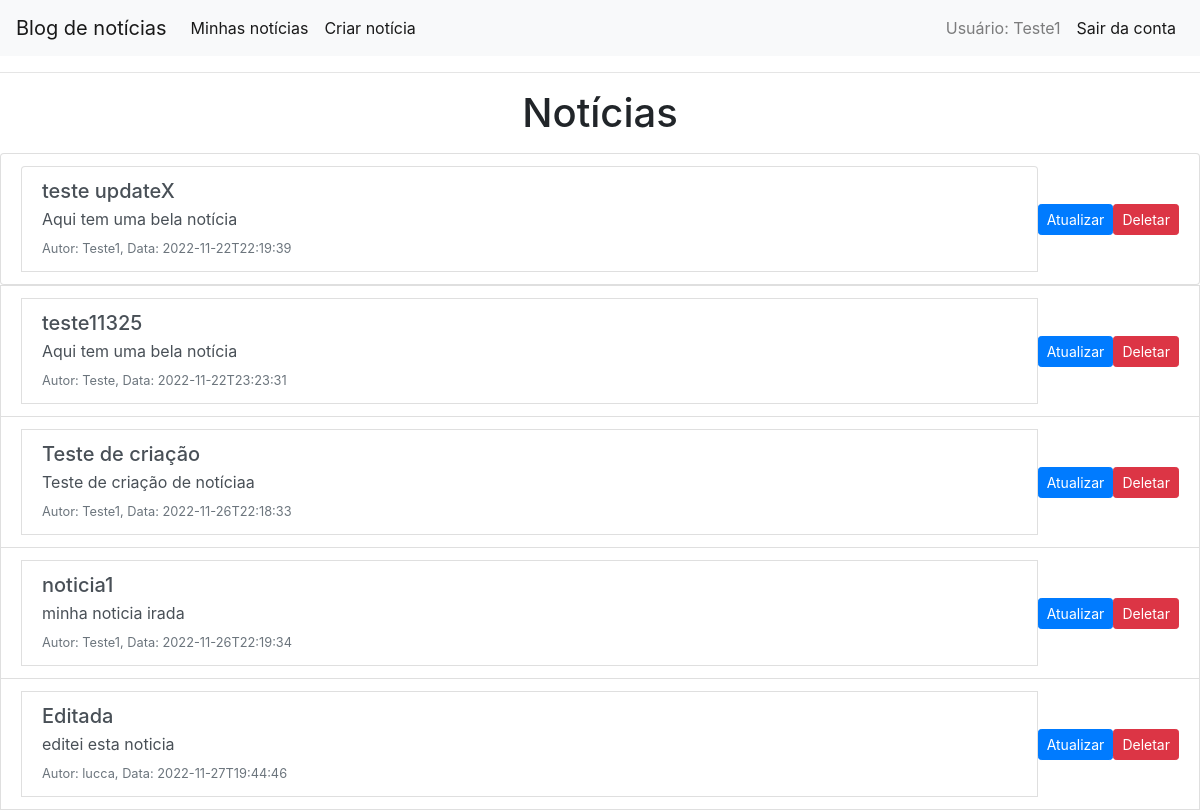
The app's page /home/ (signed in) with its own data.
### Blog/models.py (models this page shows, shortened)
class User(AbstractBaseUser):
    email = models.EmailField(max_length=255, null=True, blank=False, unique=True)
    name = models.CharField(max_length=255, null=True, blank=True)
    is_admin = models.BooleanField(default=False)
    is_active = models.BooleanField(default=True)
    created_at = models.DateTimeField(auto_now_add=True)
    updated_at = models.DateTimeField(auto_now=True)
    objects = UserManager()
    USERNAME_FIELD = 'email'

class News(models.Model):
    user = models.ForeignKey(User, on_delete=models.CASCADE, blank=False, null=False)
    title = models.CharField(max_length=255, null=False, blank=False)
    message = models.TextField(null=False, blank=False)
    created_at = models.DateTimeField(auto_now_add=True)
    updated_at = models.DateTimeField(auto_now=True)

### Blog/views.py (the view)
# urls.py: path('home/', ListAllNews.as_view(), name='home'),
class ListAllNews(View):
    def get(self, request, *args, **kwargs):
        news = News.objects.all()
        news_serializer_array = NewsSerializer(news, many=True).data
        for news_serializer in news_serializer_array:
            if 'user' in news_serializer and news_serializer['user'] != None:
                try:
                    user = User.objects.get(pk=news_serializer['user'])
                    news_serializer['user'] = UserSerializer(user).data
                except:
                    news_serializer['user'] = None
        context = {'news': news_serializer_array, }
        return render(request,'Blog/listNews.html', context)

### Blog/templates/Blog/listNews.html (shortened to what this page needs)
{% load static %}
<!DOCTYPE html>
<html>
<head>
  <link rel="stylesheet" href="{% static 'myapp/css/style.css' %}">
</head>
<body>
  {% include 'Blog/links.html' %}
<div class="row" style="justify-content: center">
    <h1>Notícias</h1>
</div>
<div class="row" style="justify-content: center">
</div>
<div>
  <ul class="list-group">
  {% for nw in news %}
    <li class="list-group-item d-flex justify-content-between align-items-center">
       <div class="list-group-item list-group-item-action flex-column align-items-start">
        <div class="d-flex w-100 justify-content-between">
          <h5 class="mb-1">{{nw.title}}</h5>
         </div>
        <p class="mb-1">{{nw.message}}</p>
        <small class="text-muted">Autor: {{nw.user.name}}, Data: {{nw.created_at}}</small>
        </div>
      <a href="{% url 'updateNews' pk=nw.id %}" class="btn btn-sm btn-primary">Atualizar</a>
      <a href="{% url 'deleteNews' pk=nw.id %}" class="btn btn-sm btn-danger">Deletar</a>
    </li>
  </ul>
  {% empty %}
    <h3 colspan="5">Nenhuma notícia postada</h3>
  {% endfor %}
</div>
</body>
</html>

### Blog/templates/Blog/links.html (shortened to what this page needs)
{% load static %}
<head>
    <link rel="stylesheet" href="https://stackpath.bootstrapcdn.com/bootstrap/4.5.0/css/bootstrap.min.css"
>
    <link rel="stylesheet" href="{% static 'myapp/css/style.css' %}">
</head>
<nav class="navbar navbar-expand-lg navbar-light bg-light">
    <a class="navbar-brand" href="{% url 'home' %}">Blog de notícias</a>
    <div class="collapse navbar-collapse" id="navbarSupportedContent">
    {% if user.is_authenticated %}
      <ul class="navbar-nav mr-auto">
        <li class="nav-item active">
          <a class="nav-link" href="{% url 'myNews' %}">Minhas notícias <span class="sr-only">(current)</span></a>
        </li>
        <li class="nav-item active">
            <a class="nav-link" href="{% url 'createNews' %}">Criar notícia<span class="sr-only">(current)</span></a>
          </li>
        </ul>
        <ul class="navbar-nav ml-auto">
          <li class="nav-item">
            <a class="nav-link" href="#">Usuário: {% firstof user.name user.email %}</a>
          </li>
          <li class="nav-item active">
            <a class="nav-link" href="{% url 'logout' %}">Sair da conta<span class="sr-only">(current)</span></a>
          </li>
        </ul>
        {% else %}
        <ul class="navbar-nav ml-auto">
        <li class="nav-item">
          <a class="nav-link" href="{% url 'login' %}">Fazer login</a>
        </li>
    </ul>
        {% endif %}
    </div>
  </nav>
<hr>

### records on screen
User: name "Teste1", user.name "Teste1" "Teste1" "Teste1"
News: title "teste updateX", message "Aqui tem uma bela notícia"
News: title "teste11325", message "Aqui tem uma bela notícia"
User: user.name "Teste"
News: title "Teste de criação", message "Teste de criação de notíciaa"
News: title "noticia1", message "minha noticia irada"
News: title "Editada", message "editei esta noticia"
User: user.name "lucca"

### other values on screen
{{ nw.created_at }} "2022-11-22T22:19:39" "2022-11-22T23:23:31" "2022-11-26T22:18:33" "2022-11-26T22:19:34" "2022-11-27T19:44:46"
